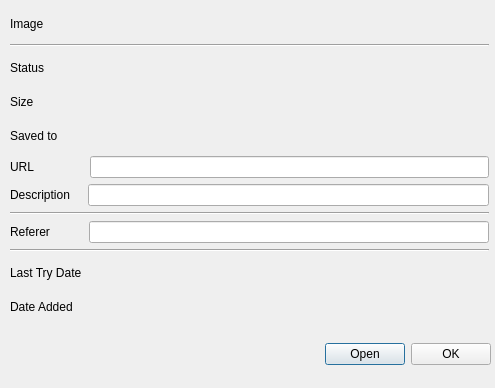
<?xml version="1.0" encoding="UTF-8"?>
<ui version="4.0">
 <class>DownloadPropertyDialog</class>
 <widget class="QDialog" name="DownloadPropertyDialog">
  <property name="windowModality">
   <enum>Qt::WindowModal</enum>
  </property>
  <property name="geometry">
   <rect>
    <x>0</x>
    <y>0</y>
    <width>495</width>
    <height>388</height>
   </rect>
  </property>
  <property name="windowTitle">
   <string>Download Properties</string>
  </property>
  <widget class="QWidget" name="layoutWidget">
   <property name="geometry">
    <rect>
     <x>10</x>
     <y>10</y>
     <width>479</width>
     <height>311</height>
    </rect>
   </property>
   <layout class="QVBoxLayout" name="verticalLayout">
    <item>
     <layout class="QHBoxLayout" name="horizontalLayout">
      <item>
       <widget class="QLabel" name="image_ext">
        <property name="sizePolicy">
         <sizepolicy hsizetype="Minimum" vsizetype="Minimum">
          <horstretch>0</horstretch>
          <verstretch>0</verstretch>
         </sizepolicy>
        </property>
        <property name="text">
         <string>Image</string>
        </property>
       </widget>
      </item>
      <item>
       <spacer name="horizontalSpacer">
        <property name="orientation">
         <enum>Qt::Horizontal</enum>
        </property>
        <property name="sizeType">
         <enum>QSizePolicy::Fixed</enum>
        </property>
        <property name="sizeHint" stdset="0">
         <size>
          <width>45</width>
          <height>20</height>
         </size>
        </property>
       </spacer>
      </item>
      <item>
       <widget class="QLabel" name="filenamelabel">
        <property name="sizePolicy">
         <sizepolicy hsizetype="Maximum" vsizetype="Preferred">
          <horstretch>0</horstretch>
          <verstretch>0</verstretch>
         </sizepolicy>
        </property>
        <property name="minimumSize">
         <size>
          <width>325</width>
          <height>0</height>
         </size>
        </property>
        <property name="text">
         <string/>
        </property>
       </widget>
      </item>
     </layout>
    </item>
    <item>
     <widget class="Line" name="line">
      <property name="orientation">
       <enum>Qt::Horizontal</enum>
      </property>
     </widget>
    </item>
    <item>
     <layout class="QHBoxLayout" name="horizontalLayout_2">
      <item>
       <widget class="QLabel" name="label_3">
        <property name="sizePolicy">
         <sizepolicy hsizetype="Minimum" vsizetype="Minimum">
          <horstretch>0</horstretch>
          <verstretch>0</verstretch>
         </sizepolicy>
        </property>
        <property name="text">
         <string>Status</string>
        </property>
       </widget>
      </item>
      <item>
       <spacer name="horizontalSpacer_2">
        <property name="orientation">
         <enum>Qt::Horizontal</enum>
        </property>
        <property name="sizeType">
         <enum>QSizePolicy::Fixed</enum>
        </property>
        <property name="sizeHint" stdset="0">
         <size>
          <width>50</width>
          <height>20</height>
         </size>
        </property>
       </spacer>
      </item>
      <item>
       <widget class="QLabel" name="statuslabel">
        <property name="sizePolicy">
         <sizepolicy hsizetype="Maximum" vsizetype="Preferred">
          <horstretch>0</horstretch>
          <verstretch>0</verstretch>
         </sizepolicy>
        </property>
        <property name="minimumSize">
         <size>
          <width>325</width>
          <height>0</height>
         </size>
        </property>
        <property name="text">
         <string/>
        </property>
       </widget>
      </item>
     </layout>
    </item>
    <item>
     <layout class="QHBoxLayout" name="horizontalLayout_3">
      <item>
       <widget class="QLabel" name="label_4">
        <property name="sizePolicy">
         <sizepolicy hsizetype="Minimum" vsizetype="Minimum">
          <horstretch>0</horstretch>
          <verstretch>0</verstretch>
         </sizepolicy>
        </property>
        <property name="text">
         <string>Size</string>
        </property>
       </widget>
      </item>
      <item>
       <spacer name="horizontalSpacer_3">
        <property name="orientation">
         <enum>Qt::Horizontal</enum>
        </property>
        <property name="sizeType">
         <enum>QSizePolicy::Fixed</enum>
        </property>
        <property name="sizeHint" stdset="0">
         <size>
          <width>50</width>
          <height>20</height>
         </size>
        </property>
       </spacer>
      </item>
      <item>
       <widget class="QLabel" name="sizelabel">
        <property name="minimumSize">
         <size>
          <width>325</width>
          <height>0</height>
         </size>
        </property>
        <property name="text">
         <string/>
        </property>
       </widget>
      </item>
     </layout>
    </item>
    <item>
     <layout class="QHBoxLayout" name="horizontalLayout_4">
      <item>
       <widget class="QLabel" name="label_5">
        <property name="sizePolicy">
         <sizepolicy hsizetype="Minimum" vsizetype="Minimum">
          <horstretch>0</horstretch>
          <verstretch>0</verstretch>
         </sizepolicy>
        </property>
        <property name="text">
         <string>Saved to</string>
        </property>
       </widget>
      </item>
      <item>
       <spacer name="horizontalSpacer_4">
        <property name="orientation">
         <enum>Qt::Horizontal</enum>
        </property>
        <property name="sizeType">
         <enum>QSizePolicy::Fixed</enum>
        </property>
        <property name="sizeHint" stdset="0">
         <size>
          <width>50</width>
          <height>20</height>
         </size>
        </property>
       </spacer>
      </item>
      <item>
       <widget class="QLabel" name="savedtolabel">
        <property name="minimumSize">
         <size>
          <width>325</width>
          <height>0</height>
         </size>
        </property>
        <property name="text">
         <string/>
        </property>
       </widget>
      </item>
     </layout>
    </item>
    <item>
     <layout class="QHBoxLayout" name="horizontalLayout_5">
      <item>
       <widget class="QLabel" name="label_6">
        <property name="text">
         <string>URL</string>
        </property>
        <property name="buddy">
         <cstring>urledit</cstring>
        </property>
       </widget>
      </item>
      <item>
       <spacer name="horizontalSpacer_5">
        <property name="orientation">
         <enum>Qt::Horizontal</enum>
        </property>
        <property name="sizeType">
         <enum>QSizePolicy::Fixed</enum>
        </property>
        <property name="sizeHint" stdset="0">
         <size>
          <width>50</width>
          <height>20</height>
         </size>
        </property>
       </spacer>
      </item>
      <item>
       <widget class="QLineEdit" name="urledit"/>
      </item>
     </layout>
    </item>
    <item>
     <layout class="QHBoxLayout" name="horizontalLayout_6">
      <item>
       <widget class="QLabel" name="label_7">
        <property name="sizePolicy">
         <sizepolicy hsizetype="Minimum" vsizetype="Minimum">
          <horstretch>0</horstretch>
          <verstretch>0</verstretch>
         </sizepolicy>
        </property>
        <property name="text">
         <string>Description</string>
        </property>
        <property name="buddy">
         <cstring>descedit</cstring>
        </property>
       </widget>
      </item>
      <item>
       <spacer name="horizontalSpacer_6">
        <property name="orientation">
         <enum>Qt::Horizontal</enum>
        </property>
        <property name="sizeType">
         <enum>QSizePolicy::Fixed</enum>
        </property>
        <property name="sizeHint" stdset="0">
         <size>
          <width>12</width>
          <height>20</height>
         </size>
        </property>
       </spacer>
      </item>
      <item>
       <widget class="QLineEdit" name="descedit"/>
      </item>
     </layout>
    </item>
    <item>
     <widget class="Line" name="line_2">
      <property name="orientation">
       <enum>Qt::Horizontal</enum>
      </property>
     </widget>
    </item>
    <item>
     <layout class="QHBoxLayout" name="horizontalLayout_7">
      <item>
       <widget class="QLabel" name="label_8">
        <property name="sizePolicy">
         <sizepolicy hsizetype="Minimum" vsizetype="Minimum">
          <horstretch>0</horstretch>
          <verstretch>0</verstretch>
         </sizepolicy>
        </property>
        <property name="text">
         <string>Referer</string>
        </property>
        <property name="buddy">
         <cstring>refererEdit</cstring>
        </property>
       </widget>
      </item>
      <item>
       <spacer name="horizontalSpacer_7">
        <property name="orientation">
         <enum>Qt::Horizontal</enum>
        </property>
        <property name="sizeType">
         <enum>QSizePolicy::Fixed</enum>
        </property>
        <property name="sizeHint" stdset="0">
         <size>
          <width>33</width>
          <height>20</height>
         </size>
        </property>
       </spacer>
      </item>
      <item>
       <widget class="QLineEdit" name="refererEdit"/>
      </item>
     </layout>
    </item>
    <item>
     <widget class="Line" name="line_3">
      <property name="orientation">
       <enum>Qt::Horizontal</enum>
      </property>
     </widget>
    </item>
    <item>
     <layout class="QHBoxLayout" name="horizontalLayout_8">
      <item>
       <widget class="QLabel" name="label_10">
        <property name="sizePolicy">
         <sizepolicy hsizetype="Minimum" vsizetype="Minimum">
          <horstretch>0</horstretch>
          <verstretch>0</verstretch>
         </sizepolicy>
        </property>
        <property name="text">
         <string>Last Try Date</string>
        </property>
       </widget>
      </item>
      <item>
       <spacer name="horizontalSpacer_8">
        <property name="orientation">
         <enum>Qt::Horizontal</enum>
        </property>
        <property name="sizeType">
         <enum>QSizePolicy::Fixed</enum>
        </property>
        <property name="sizeHint" stdset="0">
         <size>
          <width>50</width>
          <height>20</height>
         </size>
        </property>
       </spacer>
      </item>
      <item>
       <widget class="QLabel" name="lastTryDateLabel">
        <property name="minimumSize">
         <size>
          <width>325</width>
          <height>0</height>
         </size>
        </property>
        <property name="text">
         <string/>
        </property>
       </widget>
      </item>
     </layout>
    </item>
    <item>
     <layout class="QHBoxLayout" name="horizontalLayout_9">
      <item>
       <widget class="QLabel" name="label_11">
        <property name="sizePolicy">
         <sizepolicy hsizetype="Maximum" vsizetype="Minimum">
          <horstretch>0</horstretch>
          <verstretch>0</verstretch>
         </sizepolicy>
        </property>
        <property name="minimumSize">
         <size>
          <width>88</width>
          <height>23</height>
         </size>
        </property>
        <property name="text">
         <string>Date Added</string>
        </property>
       </widget>
      </item>
      <item>
       <spacer name="horizontalSpacer_9">
        <property name="orientation">
         <enum>Qt::Horizontal</enum>
        </property>
        <property name="sizeType">
         <enum>QSizePolicy::Fixed</enum>
        </property>
        <property name="sizeHint" stdset="0">
         <size>
          <width>50</width>
          <height>20</height>
         </size>
        </property>
       </spacer>
      </item>
      <item>
       <widget class="QLabel" name="dateAddedLabel">
        <property name="minimumSize">
         <size>
          <width>325</width>
          <height>0</height>
         </size>
        </property>
        <property name="text">
         <string/>
        </property>
       </widget>
      </item>
     </layout>
    </item>
   </layout>
  </widget>
  <widget class="QWidget" name="layoutWidget">
   <property name="geometry">
    <rect>
     <x>10</x>
     <y>340</y>
     <width>481</width>
     <height>29</height>
    </rect>
   </property>
   <layout class="QHBoxLayout" name="horizontalLayout_10">
    <item>
     <spacer name="horizontalSpacer_10">
      <property name="orientation">
       <enum>Qt::Horizontal</enum>
      </property>
      <property name="sizeHint" stdset="0">
       <size>
        <width>238</width>
        <height>20</height>
       </size>
      </property>
     </spacer>
    </item>
    <item>
     <widget class="QPushButton" name="pushButton">
      <property name="text">
       <string>Open</string>
      </property>
     </widget>
    </item>
    <item>
     <widget class="QPushButton" name="pushButton_2">
      <property name="text">
       <string>OK</string>
      </property>
     </widget>
    </item>
   </layout>
  </widget>
 </widget>
 <resources/>
 <connections/>
</ui>
